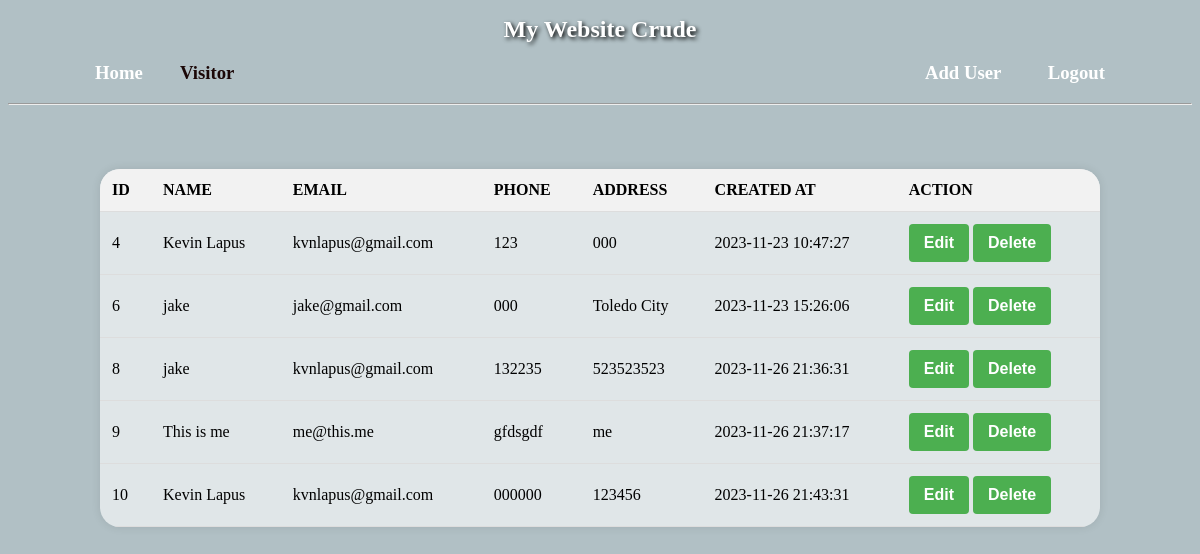
The page /Form/index.php on the database its author committed.
### tables this page shows
CREATE TABLE `clients` (
  `id` int(12) NOT NULL,
  `name` varchar(100) NOT NULL,
  `email` varchar(100) NOT NULL,
  `phone` varchar(20) NOT NULL,
  `address` varchar(200) NOT NULL,
  `created_at` datetime NOT NULL DEFAULT current_timestamp()
);

### Form/index.php (the view, shortened to what this page needs)
<!DOCTYPE html>
<html>
<head>
    <link rel="stylesheet" href="styles.css">
</head>
<body>
    <h1>My Website Crude
        <h3><a style="text-decoration: none; color:white ;" href="/form/index.php"> Home &nbsp&nbsp &nbsp&nbsp&nbsp</a>
            <?php
            if (empty($_SESSION['email'])) {
                echo "Visitor";
            } else {
                echo $_SESSION['email'];
            }
            ?>
            &nbsp&nbsp&nbsp&nbsp&nbsp&nbsp&nbsp&nbsp <a style="text-decoration: none;color:white ;" href="/form/create.php"> Add User </a>
            &nbsp&nbsp&nbsp&nbsp&nbsp&nbsp&nbsp&nbsp <a style="text-decoration: none;color:white ;" href="/form/logout.php"> Logout </a>
        </h3>
    </h1>
    <hr><br><br>
    <center>
        <table>
            <thead>
                <tr>
                    <th>ID</th>
                    <th>NAME</th>
                    <th>EMAIL</th>
                    <th>PHONE</th>
                    <th>ADDRESS</th>
                    <th>CREATED AT</th>
                    <th>ACTION</th>
                </tr>
            </thead>
            <tbody>
                <?php
                $servername = "localhost";
                $username = "root";
                $password = "";
                $database = "myshop";
                $connection = new mysqli($servername, $username, $password, $database);
                $sql = "SELECT * FROM clients";
                $result = $connection->query($sql);
                while ($row = $result->fetch_assoc()) {
                    echo "
                <tr>
                    <td>$row[id]</td>
                    <td>$row[name]</td>
                    <td>$row[email]</td>
                    <td>$row[phone]</td>
                    <td>$row[address]</td>
                    <td>$row[created_at]</td>
                    <td>
                        <a href='/form/edit.php?id=$row[id]'> <button>Edit</button></a>
                        <a href='/form/delete.php?id=$row[id]'> <button>Delete</button></a>
                    </td>
                </tr>
                    ";
                }
                ?>
            </tbody>
    </center>
</body>
</html>

### Form/styles.css (style rules this page uses)
body { background-color: rgb(177, 192, 197); }
h1 { color: rgb(255, 255, 255); text-align: center; font-size: 24px; text-shadow: 2px 2px 4px rgba(0, 0, 0, 1); }
h3,h2 { color: rgb(27, 7, 7); text-align: center; }
button { background-color: #4caf50; color: #fff; padding: 10px 15px; border: none; border-radius: 4px; cursor: pointer; font-size: 16px; font-weight: bold; }
table { width: 100%; border-collapse: collapse; margin-top: 20px; background-color: #ffffff9a; margin-left: auto; margin-right: auto; justify-content: center; align-items: center; border-radius: 20px; box-shadow: 0 0 10px rgba(0, 0, 0, 0.1); overflow: hidden; width: 1000px; }
th, td { padding: 12px; text-align: left; border-bottom: 1px solid #ddd; }
th { background-color: #f2f2f2; }

### rows shown on the page
clients: id "4", name "Kevin Lapus", email "kvnlapus@gmail.com", phone "123", address "000", created_at "2023-11-23 10:47:27"
clients: id "6", name "jake", email "jake@gmail.com", phone "000", address "Toledo City", created_at "2023-11-23 15:26:06"
clients: id "8", name "jake", email "kvnlapus@gmail.com", phone "132235", address "523523523", created_at "2023-11-26 21:36:31"
clients: id "9", name "This is me", email "me@this.me", phone "gfdsgdf", address "me", created_at "2023-11-26 21:37:17"
clients: id "10", name "Kevin Lapus", email "kvnlapus@gmail.com", phone "000000", address "123456", created_at "2023-11-26 21:43:31"
